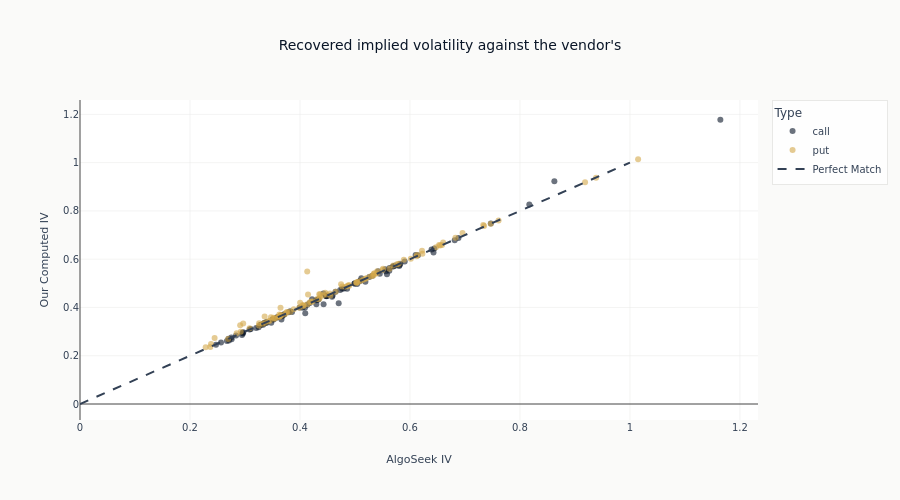

The notebook cell this image was saved under:
### Markdown cell above
Options with almost no time value are many times rarer among the rows the vendor solved
directly than among the rest. That is an association between the two filters, and it is
strong, but it is not an identity: the codes in `07_sp500_options_eda` cover several distinct
fallback conditions - a bid near zero, a price at intrinsic value, a solve that did not
converge - and thin time value is only one route into them. Nothing here establishes which
condition applied to a given row, or what the vendor intended by it.

So the two filters are not interchangeable and the notebook does not treat them as such. It
uses `iv_convergence`, which is the vendor's own record of how each number was produced, and
reports the time-value association as a measured pattern that helps explain why such a record
is needed.

What follows for practice is a filter, not a fix. An implied volatility recovered from a
near-worthless option is not a measurement and should not become a feature. Filtering on
`iv_convergence`, as this section does and as `07_sp500_options_eda` recommends, is what
applying that judgement looks like - and it is why the comparison above was restricted to
solved rows before any of it was measured.

### Code cell
# Scatter plot
fig = px.scatter(
    iv_df.to_pandas(),
    x="algoseek_iv",
    y="computed_iv",
    color="option_type",
    title="Recovered implied volatility against the vendor's",
    labels={
        "algoseek_iv": "AlgoSeek IV",
        "computed_iv": "Our Computed IV",
        "option_type": "Type",
    },
    opacity=0.6,
)
fig.add_trace(
    go.Scatter(
        x=[0, 1],
        y=[0, 1],
        mode="lines",
        line=dict(dash="dash", color=COLORS["neutral"]),
        name="Perfect Match",
    )
)
fig.update_layout(height=500)
show_plotly_with_alt(
    fig,
    "A scatter of the implied volatility recovered by our root-finder against the vendor's, with a dashed identity line. The points lie tightly along the line.",
)

### Figure 1 — Plotly figure (JSON) as saved in the notebook; plotly's stock layout.template omitted (floating-point values rounded to 4 significant figures)
{"data": [{"hovertemplate": "Type=call<br>AlgoSeek IV=%{x}<br>Our Computed IV=%{y}<extra></extra>", "legendgroup": "call", "marker": {"color": "#0a1628", "opacity": 0.6, "symbol": "circle"}, "mode": "markers", "name": "call", "orientation": "v", "showlegend": true, "type": "scatter", "x": [0.2564, 0.2964, 0.4704, 0.3332, 0.2671, 0.2945, 0.4425, 0.422, 0.6103, 0.3654, 0.371, 0.4768, 0.817, 0.6813, 0.3338, 0.5629, 1.164, 0.6393, 0.6444, 0.5107, 0.4801, 0.526, 0.4295, 0.5039, 0.4594, 0.5452, 0.3856, 0.3298, 0.3204, 0.4429, 0.3522, 0.2708, 0.2758, 0.4096, 0.5421, 0.2752, 0.3274, 0.27, 0.3391, 0.2472, 0.3592, 0.3578, 0.3354, 0.3085, 0.4339, 0.3106, 0.3794, 0.5905, 0.4992, 0.4323, 0.3249, 0.3478, 0.3678, 0.3663, 0.3389, 0.5115, 0.3708, 0.5703, 0.3499, 0.5074, 0.5316, 0.4992, 0.5739, 0.5825, 0.5561, 0.5689, 0.6428, 0.6882, 0.6146, 0.4857, 0.4647, 0.5813, 0.7471, 0.5549, 0.519, 0.5582, 0.4583, 0.4298, 0.5625, 0.4093, 0.4046, 0.4482, 0.4178, 0.2838, 0.4731, 0.2953, 0.3661, 0.3822, 0.4489, 0.297, 0.4472, 0.3368, 0.4485, 0.8626, 0.3996, 0.5805, 0.4134], "xaxis": "x", "y": [0.2547, 0.2922, 0.4174, 0.3281, 0.2613, 0.2858, 0.4575, 0.4344, 0.6178, 0.3666, 0.3704, 0.4777, 0.8261, 0.6786, 0.3339, 0.5638, 1.178, 0.64, 0.6444, 0.5119, 0.4782, 0.5267, 0.4299, 0.4971, 0.4495, 0.5393, 0.3813, 0.3287, 0.3151, 0.413, 0.3503, 0.2633, 0.2686, 0.3765, 0.5498, 0.2753, 0.3278, 0.2701, 0.3396, 0.2457, 0.3594, 0.358, 0.3355, 0.3085, 0.4339, 0.3106, 0.3801, 0.5907, 0.4991, 0.4324, 0.3183, 0.3364, 0.3633, 0.3496, 0.3356, 0.5208, 0.3711, 0.5705, 0.3501, 0.5075, 0.5317, 0.4993, 0.574, 0.5815, 0.5501, 0.5696, 0.628, 0.6882, 0.6163, 0.478, 0.4648, 0.5758, 0.7474, 0.558, 0.5065, 0.5374, 0.4447, 0.413, 0.5524, 0.4001, 0.3993, 0.4464, 0.418, 0.2839, 0.4725, 0.2954, 0.3666, 0.3839, 0.449, 0.2972, 0.4473, 0.3371, 0.4473, 0.9234, 0.3996, 0.5713, 0.4113], "yaxis": "y"}, {"hovertemplate": "Type=put<br>AlgoSeek IV=%{x}<br>Our Computed IV=%{y}<extra></extra>", "legendgroup": "put", "marker": {"color": "#D4A84B", "opacity": 0.6, "symbol": "circle"}, "mode": "markers", "name": "put", "orientation": "v", "showlegend": true, "type": "scatter", "x": [0.4064, 0.3887, 0.2849, 0.2923, 0.2913, 0.3648, 0.2382, 0.2448, 0.2285, 0.2369, 0.612, 0.5319, 0.9384, 0.4553, 0.5628, 0.7612, 1.015, 0.7333, 0.5404, 0.6603, 0.653, 0.4368, 0.6827, 0.5501, 0.442, 0.4351, 0.2967, 0.5353, 0.5192, 0.2694, 0.6583, 0.3659, 0.3606, 0.4134, 0.3623, 0.3424, 0.6131, 0.3253, 0.3357, 0.3767, 0.3518, 0.3084, 0.4203, 0.418, 0.3646, 0.4483, 0.5696, 0.3472, 0.7348, 0.4363, 0.4313, 0.3258, 0.3823, 0.3636, 0.4063, 0.363, 0.6016, 0.5033, 0.4546, 0.747, 0.5339, 0.5795, 0.9184, 0.5149, 0.4888, 0.4895, 0.5057, 0.5024, 0.5397, 0.5277, 0.5764, 0.4861, 0.6219, 0.6227, 0.4648, 0.5109, 0.4228, 0.551, 0.4132, 0.4459, 0.4147, 0.4747, 0.589, 0.6956, 0.4768, 0.5344, 0.3624, 0.6475, 0.6548, 0.3751, 0.3551, 0.5206, 0.4349, 0.345, 0.3365, 0.3324, 0.4831, 0.3987, 0.3729, 0.353, 0.5028, 0.4044, 0.4003], "xaxis": "x", "y": [0.409, 0.3928, 0.2929, 0.2992, 0.3264, 0.3692, 0.2482, 0.2736, 0.2348, 0.2367, 0.6123, 0.5304, 0.9378, 0.4491, 0.56, 0.76, 1.014, 0.7413, 0.5501, 0.6694, 0.6587, 0.4547, 0.6889, 0.5551, 0.4492, 0.4549, 0.3334, 0.5414, 0.5193, 0.2695, 0.6592, 0.3663, 0.3608, 0.4136, 0.3624, 0.3425, 0.6174, 0.3255, 0.3626, 0.3809, 0.3578, 0.3138, 0.4234, 0.4211, 0.3987, 0.4533, 0.574, 0.3592, 0.7376, 0.4408, 0.4351, 0.3351, 0.382, 0.3633, 0.4061, 0.3625, 0.6018, 0.5044, 0.4576, 0.7473, 0.5339, 0.581, 0.9191, 0.515, 0.4933, 0.4896, 0.5057, 0.5023, 0.5402, 0.5278, 0.5795, 0.4888, 0.6349, 0.6227, 0.4649, 0.5108, 0.4251, 0.5605, 0.5486, 0.4608, 0.454, 0.4961, 0.5977, 0.7087, 0.4871, 0.5392, 0.3713, 0.6496, 0.6569, 0.3793, 0.3554, 0.5206, 0.435, 0.345, 0.3365, 0.3323, 0.4855, 0.3984, 0.3728, 0.353, 0.5027, 0.4095, 0.4192], "yaxis": "y"}, {"line": {"color": "#334155", "dash": "dash"}, "mode": "lines", "name": "Perfect Match", "type": "scatter", "x": [0, 1], "y": [0, 1]}], "layout": {"height": 500, "legend": {"title": {"text": "Type"}, "tracegroupgap": 0}, "title": {"text": "Recovered implied volatility against the vendor's"}, "xaxis": {"anchor": "y", "domain": [0.0, 1.0], "title": {"text": "AlgoSeek IV"}}, "yaxis": {"anchor": "x", "domain": [0.0, 1.0], "title": {"text": "Our Computed IV"}}}}
